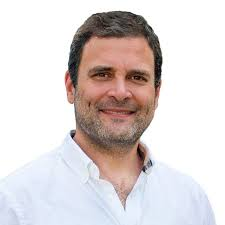
#> input picture model/test_images/image1.jpg, 225 x 225 px, found by its file name
$ jupyter execute data_cleaning.ipynb   (shell and % lines are left out)
#> lines starting #> are read from the running program, lines starting #| are printed output that depends on the picture; after the words box and inside, x2 and y2 are one past the last pixel; in counts of white or black regions, pixels touching at a corner belong together
[cell 1]
import numpy as np
import cv2
import matplotlib
from matplotlib import pyplot as plt

[cell 2]
img = cv2.imread(r'C:\Users\ssnar\OneDrive\Desktop\Project\CelebrityFaceRecognition\model\test_images\image1.jpg')
#> img is the input picture: shape (225, 225, 3); mean B, G, R 212.2, 212.6, 220.6
img.shape
#> Out = (225, 225, 3)

[cell 3]
plt.imshow(img)

[cell 4]
gray = cv2.cvtColor(img, cv2.COLOR_BGR2GRAY)

[cell 5]
face_cascade = cv2.CascadeClassifier('./opencv/haarcascades/haarcascade_frontalface_default.xml')
eye_cascade = cv2.CascadeClassifier('./opencv/haarcascades/haarcascade_eye.xml')
faces = face_cascade.detectMultiScale(gray, 1.3, 5)
#> faces = [[68, 36, 103, 103]]
faces
#> Out = [[68, 36, 103, 103]]

[cell 6]
(x,y,w,h) = faces[0]
#> x = 68; y = 36; w = 103; h = 103
x,y,w,h
#> Out = (68, 36, 103, 103)

[cell 7]
face_img = cv2.rectangle(img,(x,y),(x+w,y+h),(255,0,0),2)
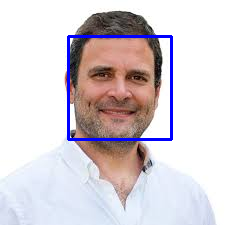
#> face_img: shape (225, 225, 3); mean B, G, R 214.2, 208.3, 215.9
plt.imshow(face_img)

[cell 8]
cv2.destroyAllWindows()
for (x,y,w,h) in faces:
    face_img = cv2.rectangle(img,(x,y),(x+w,y+h),(255,0,0),2)
    roi_gray = gray[y:y+h, x:x+w]
    roi_color = face_img[y:y+h, x:x+w]
    eyes = eye_cascade.detectMultiScale(roi_gray)
    for (ex,ey,ew,eh) in eyes:
        cv2.rectangle(roi_color,(ex,ey),(ex+ew,ey+eh),(0,255,0),2)
#> this loop made 1 pass
#> (x, y, w, h, eyes) on pass 1: (68, 36, 103, 103, [[22, 26, 25, 25], [55, 30, 24, 24]])
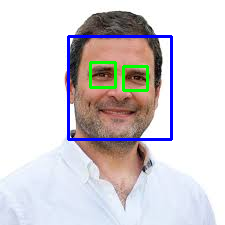
#> img: shape (225, 225, 3); 1.15% of pixels changed, all inside (x1, y1, x2, y2) = (89, 61, 149, 92)
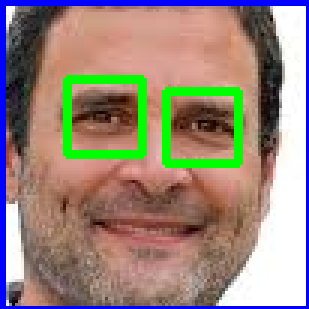
#> roi_color: shape (103, 103, 3) (shown 3 times larger); mean B, G, R 124.5, 134.9, 152.5


plt.figure()
plt.imshow(face_img, cmap='gray')
plt.show()

[cell 9]
plt.imshow(roi_color, cmap='gray')

[cell 10]
def get_cropped_image_if_2_eyes(image_path):
    img = cv2.imread(image_path)
    gray = cv2.cvtColor(img, cv2.COLOR_BGR2GRAY)
    faces = face_cascade.detectMultiScale(gray, 1.3, 5)
#> faces = [[68, 36, 103, 103]]
    for (x,y,w,h) in faces:
        roi_gray = gray[y:y+h, x:x+w]
        roi_color = img[y:y+h, x:x+w]
        eyes = eye_cascade.detectMultiScale(roi_gray)
        if len(eyes) >= 2:
            return roi_color
#> this loop made 1 pass
#> pass 1, in get_cropped_image_if_2_eyes, `roi_color = img[y:y+h, x:x+w]`:
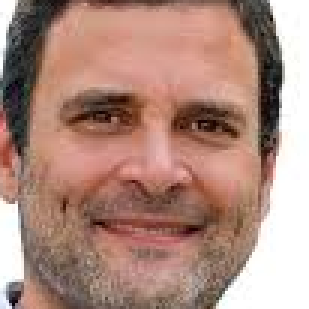
#> roi_color: shape (103, 103, 3) (shown 3 times larger); mean B, G, R 126, 138.2, 173.8

[cell 11]
original_image = cv2.imread(r'C:\Users\ssnar\OneDrive\Desktop\Project\CelebrityFaceRecognition\model\test_images\image1.jpg')
plt.imshow(original_image)

[cell 12]
cropped_image = get_cropped_image_if_2_eyes(r'C:\Users\ssnar\OneDrive\Desktop\Project\CelebrityFaceRecognition\model\test_images\image1.jpg')
plt.imshow(cropped_image)

[cell 13]
org_image_obstructed = cv2.imread(r'C:\Users\ssnar\OneDrive\Desktop\Project\CelebrityFaceRecognition\model\test_images\image2.jpg')
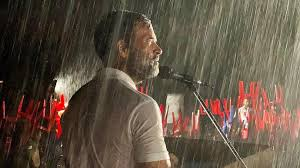
#> input picture model/test_images/image2.jpg, 300 x 168 px, found by its file name
#> org_image_obstructed is the input picture: shape (168, 300, 3); mean B, G, R 67.4, 82.3, 96.8
plt.imshow(org_image_obstructed)

[cell 14]
cropped_image_no_2_eyes = get_cropped_image_if_2_eyes(r'C:\Users\ssnar\OneDrive\Desktop\Project\CelebrityFaceRecognition\model\test_images\image2.jpg')
#> in get_cropped_image_if_2_eyes (call 2), `gray = cv2.cvtColor(img, cv2.COLOR_BGR2GRAY)`:
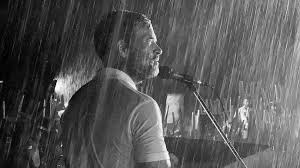
#> gray: shape (168, 300); min 0, max 254, mean 84.9
#> in get_cropped_image_if_2_eyes (call 2), `faces = face_cascade.detectMultiScale(gray, 1.3, 5)`: faces = ()
cropped_image_no_2_eyes

[cell 15]
path_to_data = "./dataset/"
path_to_cr_data = "./dataset/cropped/"

[cell 16]
import os
img_dirs = []
for entry in os.scandir(path_to_data):
    if entry.is_dir():
        img_dirs.append(entry.path)

[cell 17]
img_dirs

[cell 18]
import shutil
if os.path.exists(path_to_cr_data):
     shutil.rmtree(path_to_cr_data)
os.mkdir(path_to_cr_data)

[cell 19]
def get_cropped_image_if_2_eyes(image_path):
#> called with image_path = './dataset/Kiara_Advani/100 - Copy.jpg'
    img = cv2.imread(image_path)
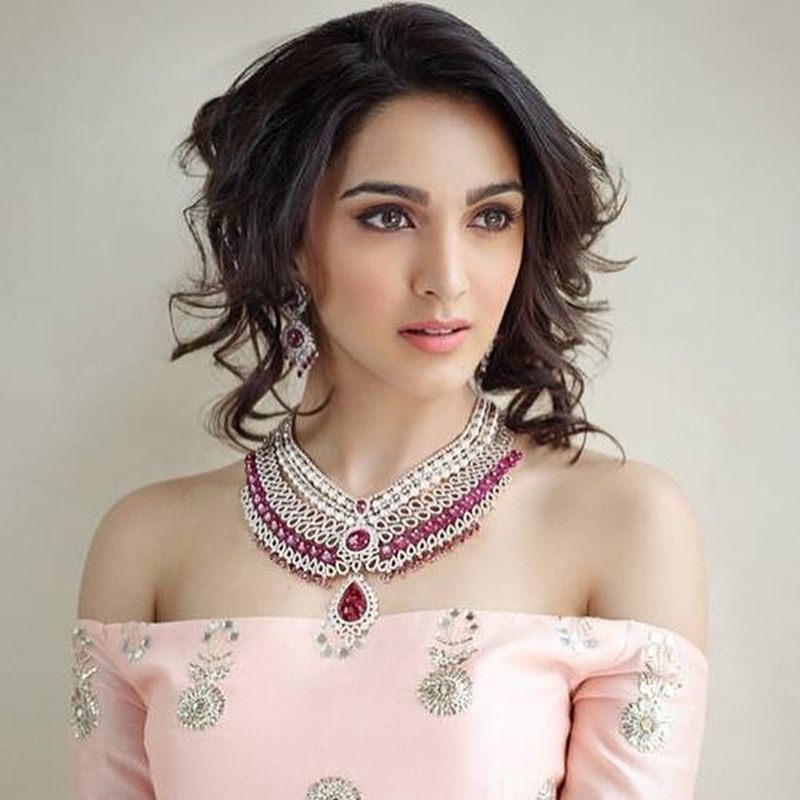
#> input picture model/dataset/Kiara_Advani/100 - Copy.jpg, 800 x 800 px
#> img is the input picture: shape (800, 800, 3); mean B, G, R 155.7, 166, 180.1
    if img is None:
        print(f"Warning: Could not read image at {image_path}")
        return None
    gray = cv2.cvtColor(img, cv2.COLOR_BGR2GRAY)
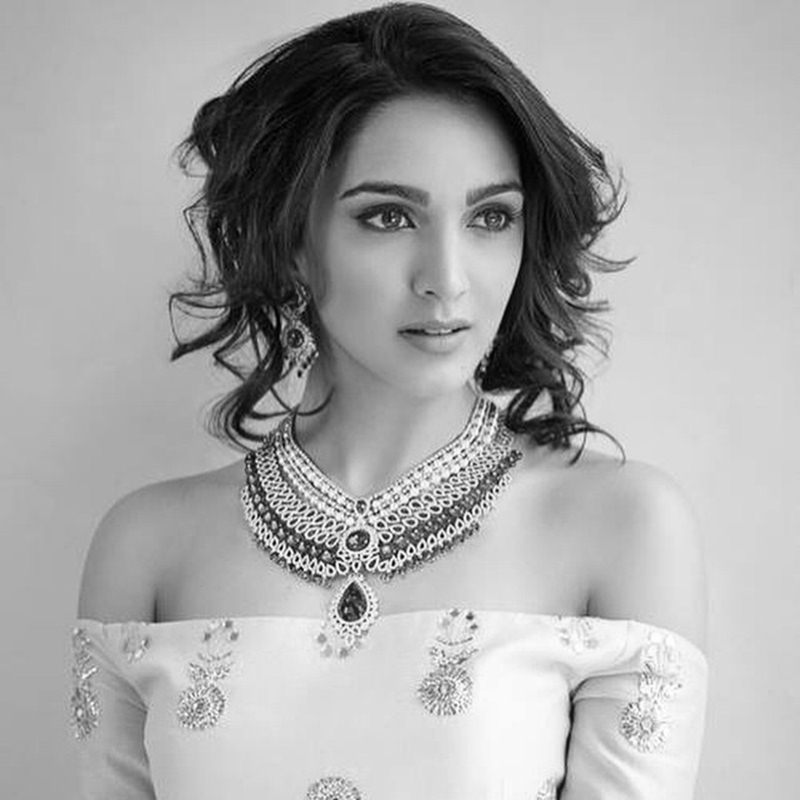
#> gray: shape (800, 800); min 0, max 255, mean 169
    faces = face_cascade.detectMultiScale(gray, 1.3, 5)
#> faces = [[308, 117, 259, 259]]
    for (x,y,w,h) in faces:
        roi_gray = gray[y:y+h, x:x+w]
        roi_color = img[y:y+h, x:x+w]
        eyes = eye_cascade.detectMultiScale(roi_gray)
        if len(eyes) >= 2:
            return roi_color
#> this loop made 1 pass
#> (x, y, w, h, eyes) on pass 1: (308, 117, 259, 259, [[110, 167, 24, 24], [154, 74, 55, 55], [44, 68, 66, 66]])
#> pass 1, in get_cropped_image_if_2_eyes, `roi_gray = gray[y:y+h, x:x+w]`:
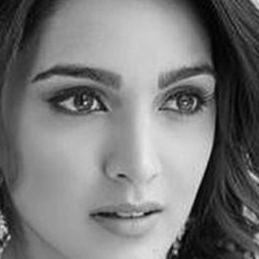
#> roi_gray: shape (259, 259); min 0, max 233, mean 120.1
#> pass 1, in get_cropped_image_if_2_eyes, `roi_color = img[y:y+h, x:x+w]`:
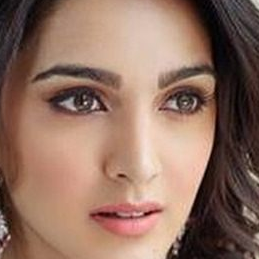
#> roi_color: shape (259, 259, 3); mean B, G, R 97.2, 112.2, 144.4
    return None

# Rest of your code remains the same
cropped_image_dirs = []
celebrity_file_names_dict = {}

for img_dir in img_dirs:
    count = 1
    celebrity_name = img_dir.split('/')[-1]
    print(celebrity_name)

    celebrity_file_names_dict[celebrity_name] = []

    for entry in os.scandir(img_dir):
        # Optional: Skip non-image files if needed
        if not entry.name.lower().endswith(('.png', '.jpg', '.jpeg')):
            continue

        roi_color = get_cropped_image_if_2_eyes(entry.path)
        if roi_color is not None:
            cropped_folder = os.path.join(path_to_cr_data, celebrity_name)
            if not os.path.exists(cropped_folder):
                os.makedirs(cropped_folder)
                cropped_image_dirs.append(cropped_folder)
                print("Generating cropped images in folder:", cropped_folder)

            cropped_file_name = f"{celebrity_name}{count}.png"
            cropped_file_path = os.path.join(cropped_folder, cropped_file_name)

            cv2.imwrite(cropped_file_path, roi_color)
            celebrity_file_names_dict[celebrity_name].append(cropped_file_path)
            count += 1
